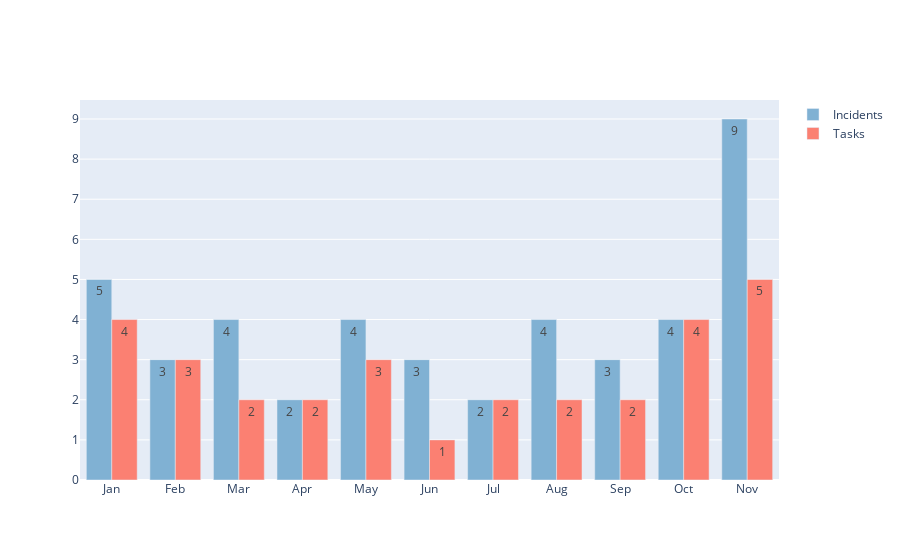

Write notebook code for a chart like this one.
### Code cell
# Create figure for 'df_inc_and_task_open'
colors = px.colors.qualitative.Set3

fig3 = go.Figure(data=[
    go.Bar(name='Incidents', x=get_month_names, y=year_month_count_opened, text=year_month_count_opened, marker=dict(color=colors[4])),
    go.Bar(name='Tasks', x=get_month_names, y=year_month_count_opened_task, text=year_month_count_opened_task, marker=dict(color=colors[3])),
])

fig3

### Figure 1 — Plotly figure (JSON) as saved in the notebook; plotly's stock layout.template omitted (floating-point values rounded to 4 significant figures)
{"data": [{"marker": {"color": "rgb(128,177,211)"}, "name": "Incidents", "text": ["5", "3", "4", "2", "4", "3", "2", "4", "3", "4", "9"], "type": "bar", "x": ["Jan", "Feb", "Mar", "Apr", "May", "Jun", "Jul", "Aug", "Sep", "Oct", "Nov"], "y": [5, 3, 4, 2, 4, 3, 2, 4, 3, 4, 9]}, {"marker": {"color": "rgb(251,128,114)"}, "name": "Tasks", "text": ["4", "3", "2", "2", "3", "1", "2", "2", "2", "4", "5"], "type": "bar", "x": ["Jan", "Feb", "Mar", "Apr", "May", "Jun", "Jul", "Aug", "Sep", "Oct", "Nov"], "y": [4, 3, 2, 2, 3, 1, 2, 2, 2, 4, 5]}], "layout": {}}
